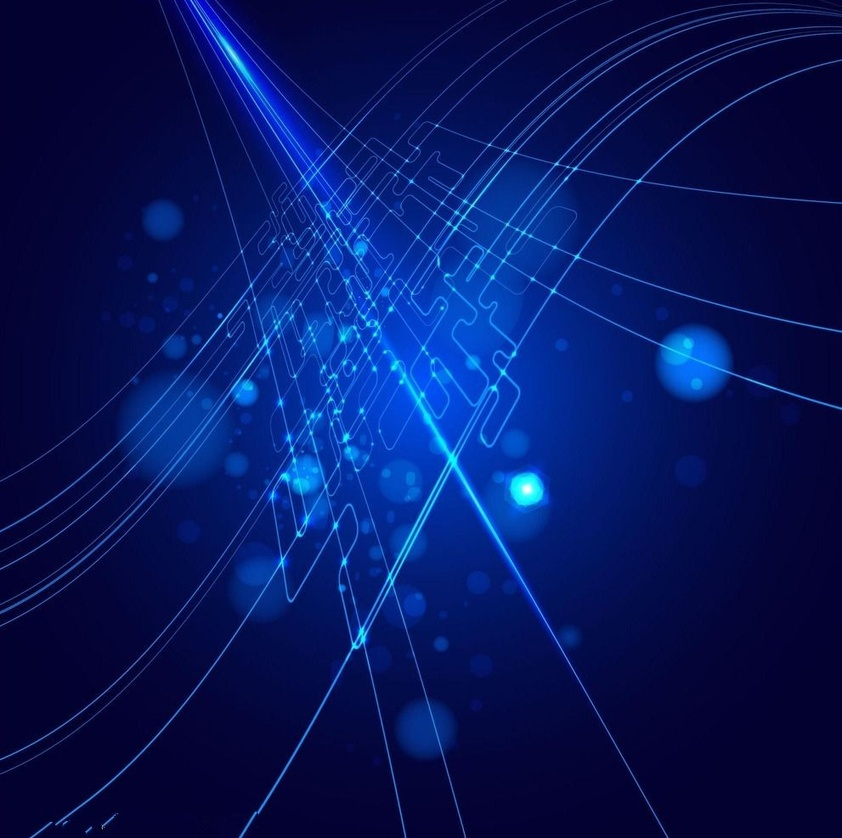
#> input picture YCPCKB/bj.jpg, 842 x 838 px, shrunk from 991 x 987 before the run, found by its file name
$ jupyter execute txycl.ipynb   (older library calls are emulated)
#> lines starting #> are read from the running program, lines starting #| are printed output that depends on the picture; after the words box and inside, x2 and y2 are one past the last pixel; in counts of white or black regions, pixels touching at a corner belong together
[cell 1]
import cv2
import numpy as np
import  matplotlib.pyplot as plt

#读取照片
img = r"C:\Users\Administrator\Desktop\bj.jpg"

#图像的二值化
src = cv2.imread(img,cv2.IMREAD_UNCHANGED)
#> src is the input picture: shape (838, 842, 3); mean B, G, R 93.1, 22.4, 5.8

#卷积核5*5
kernel = np.ones((5,5),np.uint8)


#图像的腐蚀，默认迭代次数
erosion = cv2.erode(src,kernel)
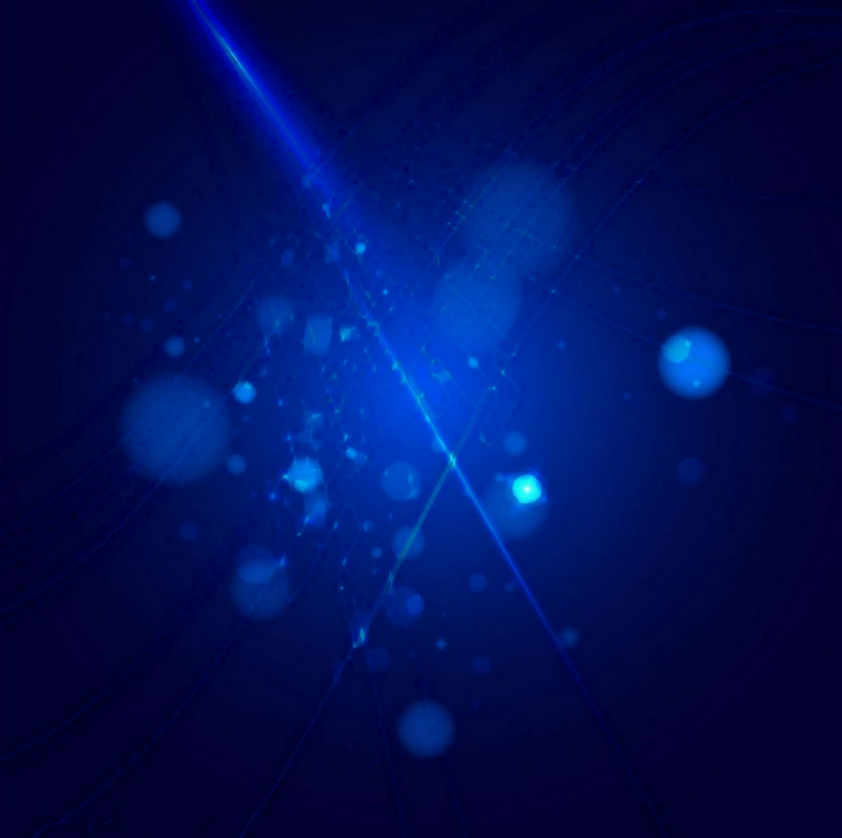
#> erosion: shape (838, 842, 3); mean B, G, R 86, 15.9, 1.5

#显示照片
cv2.imshow('origin',src)

# 腐蚀后
cv2.imshow('after erosion',erosion)
plt.show()
cv2.waitKey(0)

[cell 2]
import cv2
import numpy as np
import  matplotlib.pyplot as plt

img = r"C:\Users\Administrator\Desktop\bj.jpg"

# 图像的二值化
src = cv2.imread(img, cv2.IMREAD_UNCHANGED)

# 设置卷积核5*5
kernel = np.ones((5, 5), np.uint8)

# 图像的腐蚀，默认迭代次数
erosion = cv2.erode(src, kernel)

# 图像的膨胀
dst = cv2.dilate(erosion, kernel)

# 效果展示
cv2.imshow('origin', src)
# 腐蚀后
cv2.imshow('after erosion', erosion)
# 膨胀后
cv2.imshow('after dilate', dst)


plt.show()
cv2.waitKey(0)

[cell 3]
def edgeSegmentation(filename):
    # 读取图片
#> called with filename = 'C:\\Users\\Administrator\\Desktop\\bj.jpg'
    img = cv2.imread(filename)

    # 灰度化
    gray = cv2.cvtColor(img, cv2.COLOR_BGR2GRAY)
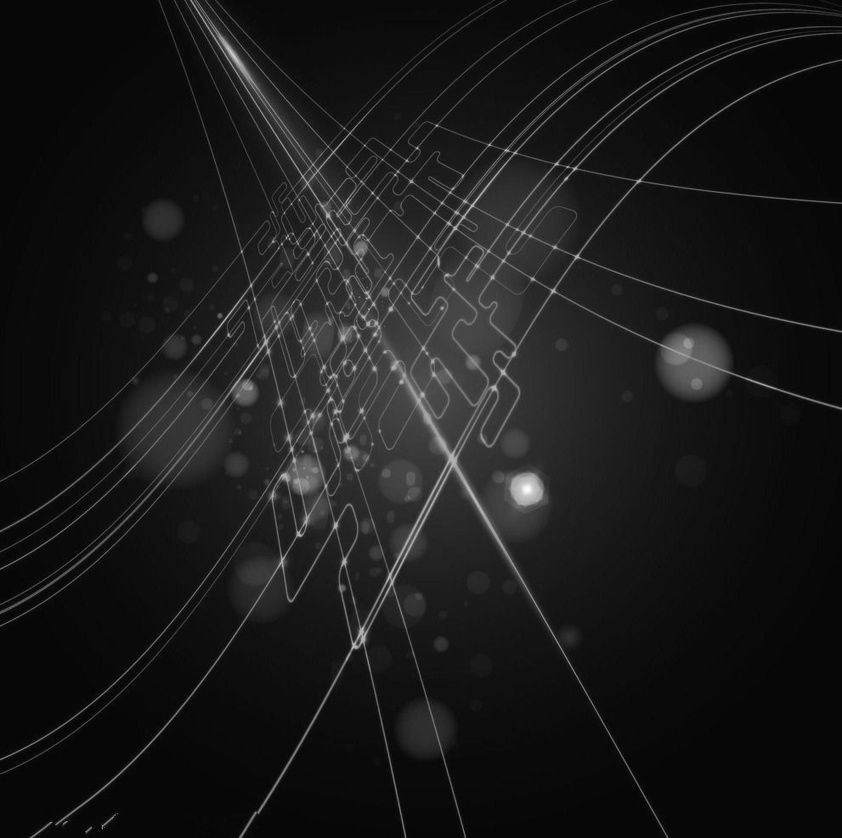
#> gray: shape (838, 842); min 4, max 252, mean 25.5

    # 高斯模糊处理:去噪(效果最好)
    blur = cv2.GaussianBlur(gray, (9, 9), 0)

    # Sobel计算XY方向梯度
    gradX = cv2.Sobel(gray, ddepth=cv2.CV_32F, dx=1, dy=0)
    gradY = cv2.Sobel(gray, ddepth=cv2.CV_32F, dx=0, dy=1)
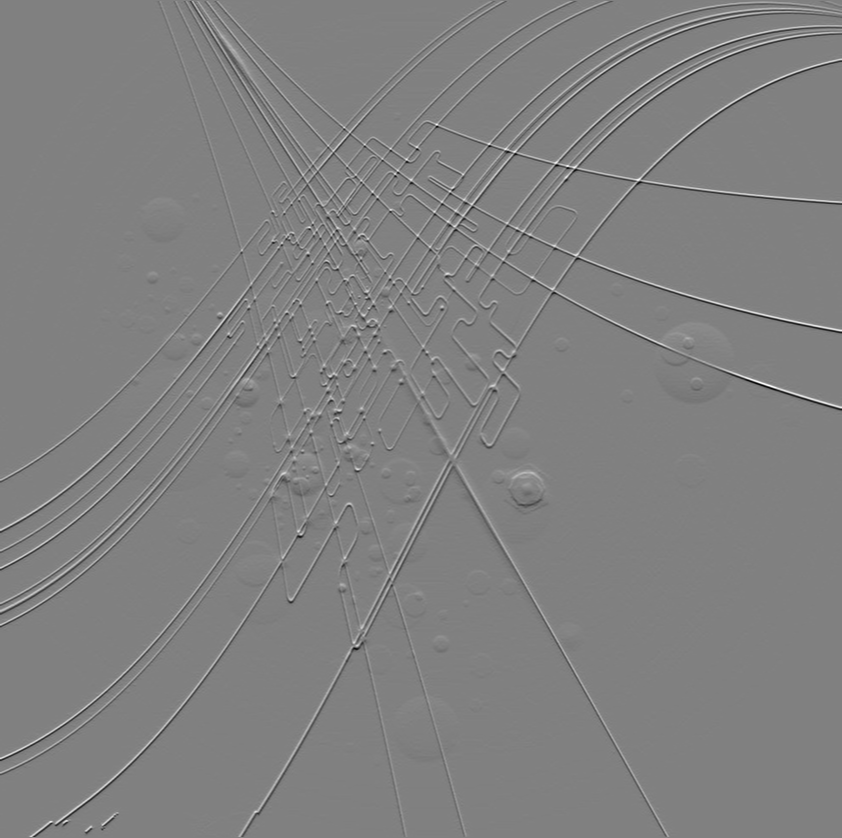
#> gradY: shape (838, 842) float32; min -540, max 528, mean 0; drawn with min black and max white

    # 计算梯度差
    gradient = cv2.subtract(gradX, gradY)
    # 绝对值
    gradient = cv2.convertScaleAbs(gradient)
    # 高斯模糊处理:去噪(效果最好)
    blured = cv2.GaussianBlur(gradient, (9, 9), 0)
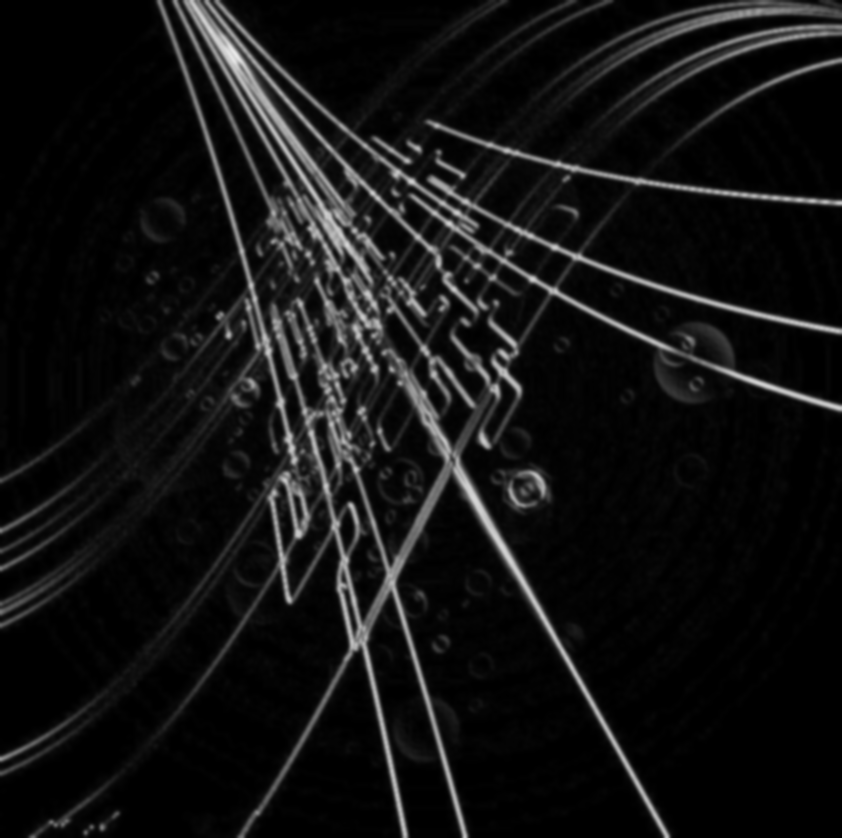
#> blured: shape (838, 842); min 0, max 232, mean 18.2

    # 二值化
    _, dst = cv2.threshold(blured, 90, 255, cv2.THRESH_BINARY)
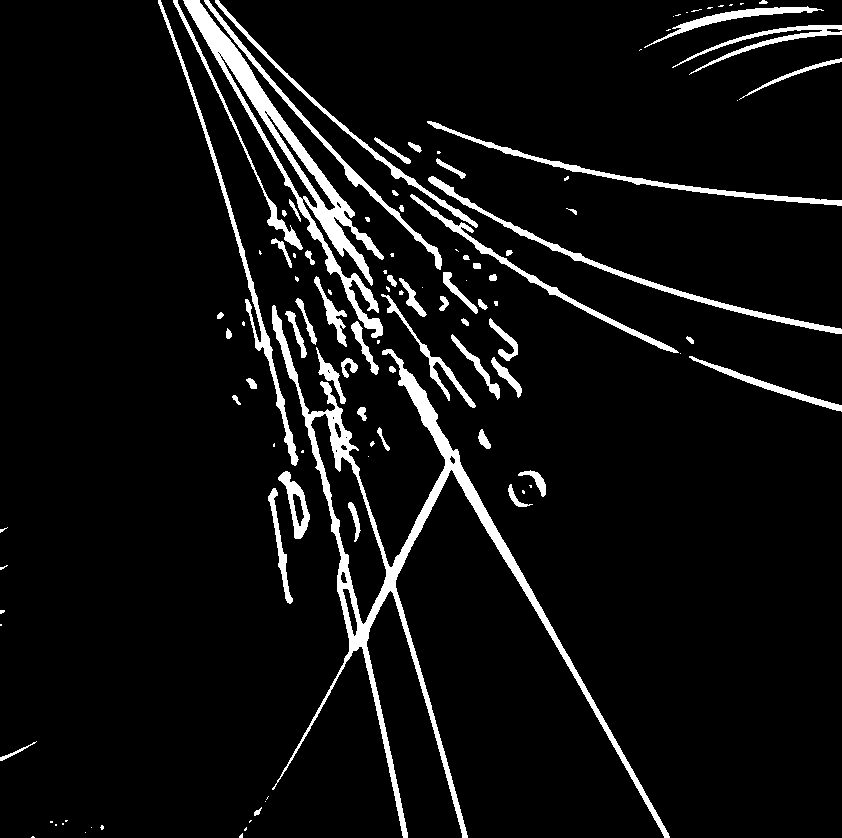
#> dst: shape (838, 842); 6.7% white; 112 white regions (51 under 20 px), largest, box (x1, y1, x2, y2) and area: (272, 305, 670, 838) 13398, (183, 0, 384, 338) 8120, (428, 176, 842, 334) 2461
    # 滑动窗口
    kernel = cv2.getStructuringElement(cv2.MORPH_ELLIPSE, (107, 76))
    # 生成一个核

    # 形态学处理:形态闭处理(腐蚀)
    closed = cv2.morphologyEx(dst, cv2.MORPH_CLOSE, kernel)
#> closed: shape (838, 842); 28.2% white; 7 white regions, largest, box (x1, y1, x2, y2) and area: (158, 0, 842, 838) 183323, (639, 0, 842, 101) 13905, (30, 821, 104, 838) 914


    # 腐蚀与膨胀迭代
    closed = cv2.erode(closed, None, iterations=4)
#> closed: shape (838, 842); 25.3% white; 6 white regions (3 under 20 px), largest, box (x1, y1, x2, y2) and area: (163, 0, 842, 838) 165271, (653, 0, 842, 93) 12456, (41, 825, 98, 838) 525
    closed = cv2.dilate(closed, None, iterations=4)
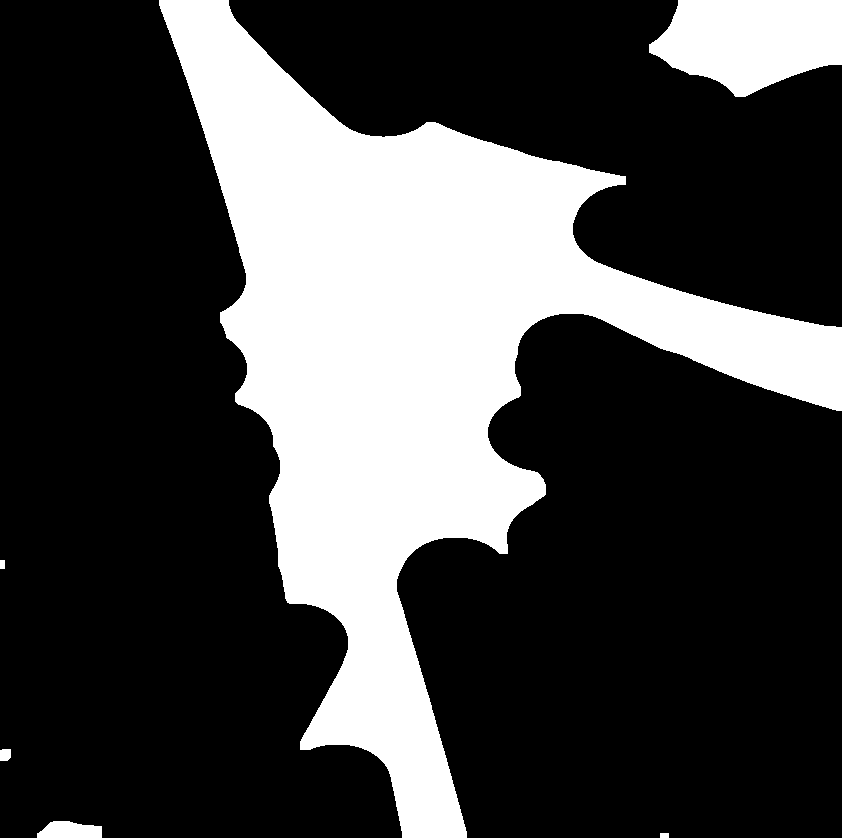
#> closed: shape (838, 842); 27.6% white; 6 white regions


    # 获取轮廓
    cnts, hierarchy = cv2.findContours( closed.copy(), cv2.RETR_LIST, cv2.CHAIN_APPROX_SIMPLE)
#> cnts = 6 contours; box (x1, y1, x2, y2) and area: (159, 0, 842, 838) 178488, (649, 0, 842, 97) 13606, (37, 821, 102, 838) 816, (0, 749, 11, 761) 104, (660, 833, 669, 838) 32, (0, 560, 5, 569) 32
    c = sorted(cnts, key=cv2.contourArea, reverse=True)[0]
#> c = contour of 1412 points, box (x1, y1, x2, y2) (159, 0, 842, 838), area 178488
    rect = cv2.minAreaRect(c)
#> rect = ((365.4, 361), (672.9, 784.2), -49.21)
    box = np.int0(cv2.boxPoints(rect))
#> box = [[442, 871], [-151, 359], [288, -149], [882, 362]]
    draw_img = cv2.drawContours(img.copy(), [box], -1, (0, 0, 255), 3)
    #cv2.imshow("Box", draw_img)
    #cv2.imwrite('./test/monkey.png', draw_img)
    images = [blured, dst, closed, draw_img]
    imgaesTitle = ['blured', 'dst', 'closed', 'draw_img']
    plt.figure(figsize=(16,10))
    for i in range(4):
        plt.subplot(2, 2, i+1)
        plt.imshow(images[i], 'gray')
        plt.title(imgaesTitle[i])
        #cv2.imwrite(imgaesTitle[i]+'.jpg', images[i])
    plt.show()
#> figure, not shown here; B, G, R data is drawn as R, G, B
    cv2.waitKey(0)

[cell 4]
img = r"C:\Users\Administrator\Desktop\bj.jpg"
edgeSegmentation(img)

[cell 5]
edgeSegmentation(img)

[cell 6]
kernel = cv2.getStructuringElement(cv2.MORPH_ELLIPSE, (107, 76))           #生成进行膨胀，腐蚀的卷积核    长*高

[cell 7]
kernel.shape

[cell 8]
sum(kernel)

[cell 9]
kernel.shape

[cell 10]
dst.shape
#> Out = (838, 842, 3)

[cell 11]
disi=[11, 17, 23, 27, 31, 33, 37, 39, 41, 43, 45, 47, 49, 51, 53, 53, 55,
57, 57, 59, 61, 61, 63, 63, 65, 65, 65, 67, 67, 69, 69, 69, 71, 71,
71, 71, 73, 73, 73, 73, 73, 75, 75, 75, 75, 75, 75, 75, 75, 75, 75,
75, 75, 76, 75, 75, 75, 75, 75, 75, 75, 75, 75, 75, 75, 75, 73, 73,
73, 73, 73, 71, 71, 71, 71, 69, 69, 69, 67, 67, 65, 65, 65, 63, 63,
61, 61, 59, 57, 57, 55, 53, 53, 51, 49, 47, 45, 43, 41, 39, 37, 33,
31, 27, 23, 17, 11]

## sorted(list(set(disi)),reverse=True)

[cell 12]
len(dst)
#> Out = 838
